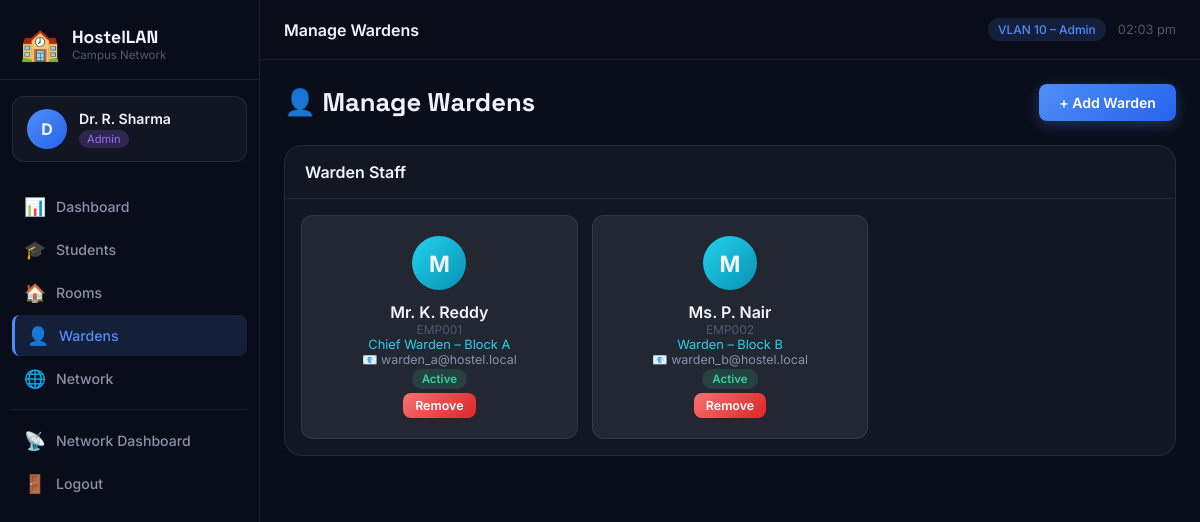
The app's page /admin/wardens (signed in) with its own data.
### tables this page shows
CREATE TABLE wardens (
    id          INTEGER PRIMARY KEY AUTOINCREMENT,
    user_id     INTEGER REFERENCES users(id) ON DELETE CASCADE,
    employee_id TEXT UNIQUE NOT NULL,
    block       TEXT,                   -- block they manage ('A','B','Both')
    designation TEXT DEFAULT 'Warden'
);

CREATE TABLE users (
    id          INTEGER PRIMARY KEY AUTOINCREMENT,
    username    TEXT UNIQUE NOT NULL,
    password    TEXT NOT NULL,          -- SHA-256 hex or Werkzeug hash
    role        TEXT NOT NULL CHECK(role IN ('admin','warden','student')),
    full_name   TEXT NOT NULL,
    email       TEXT,
    phone       TEXT,
    created_at  DATETIME DEFAULT CURRENT_TIMESTAMP,
    is_active   INTEGER DEFAULT 1
);

### app.py (the view, shortened to what this page needs)
@app.route('/admin/wardens', methods=['GET','POST'])
@role_required('admin')
def admin_wardens():
    wardens = query(
        """SELECT w.*, u.full_name, u.email, u.username, u.phone, u.is_active
           FROM wardens w JOIN users u ON w.user_id = u.id ORDER BY u.full_name"""
    )
    return render_template('admin/wardens.html', wardens=wardens)

### app.py (called while the page is built)
def get_db():
    db = getattr(g, '_database', None)
    if db is None:
        db = g._database = sqlite3.connect(DB_PATH)
        db.row_factory = sqlite3.Row
        db.execute("PRAGMA foreign_keys = ON")
    return db

def query(sql, args=(), one=False):
    cur = get_db().execute(sql, args)
    rv  = cur.fetchall()
    return (rv[0] if rv else None) if one else rv

def role_required(*roles):
    def decorator(f):
        @wraps(f)
        def decorated(*args, **kwargs):
            if 'user_id' not in session:
                return redirect(url_for('login'))
            if session.get('role') not in roles:
                flash('Access denied.', 'danger')
                return redirect(url_for('dashboard'))
            return f(*args, **kwargs)
        return decorated
    return decorator

@app.context_processor
def inject_globals():
    return dict(now=datetime.now(), session=session)

### templates/admin/wardens.html (shortened to what this page needs)
{% extends 'base.html' %}
{% block page_title %}Manage Wardens{% endblock %}
{% block content %}
<div class="page-header">
  <h1 class="page-h1">👤 Manage Wardens</h1>
  <button class="btn btn-primary" onclick="toggleModal('addWardenModal')">+ Add Warden</button>
</div>
<div class="card">
  <div class="card-header"><h2 class="card-title">Warden Staff</h2></div>
  <div class="warden-grid">
    {% for w in wardens %}
    <div class="warden-card">
      <div class="warden-avatar">{{ w.full_name[0] }}</div>
      <div class="warden-info">
        <div class="warden-name">{{ w.full_name }}</div>
        <div class="warden-emp">{{ w.employee_id }}</div>
        <div class="warden-role">{{ w.designation }} – Block {{ w.block }}</div>
        <div class="warden-contact">
          <span>📧 {{ w.email or '–' }}</span>
        </div>
        <span class="status-badge {{ 'status-online' if w.is_active else 'status-offline' }}">{{ 'Active' if w.is_active else 'Inactive' }}</span>
      </div>
      <form method="POST" onsubmit="return confirm('Remove this warden?')">
        <button type="submit" class="btn btn-sm btn-danger">Remove</button>
      </form>
    </div>
    {% else %}
    <div class="empty-state">No wardens found.</div>
    {% endfor %}
  </div>
</div>
{% endblock %}

### static/css/style.css (style rules this page uses)
*, *::before, *::after { box-sizing: border-box; margin: 0; padding: 0; }
:root { --bg-base: #0a0e1a; --bg-card: rgba(255,255,255,0.04); --bg-card-hov:rgba(255,255,255,0.07); --bg-sidebar: rgba(10,14,26,0.95); --border: rgba(255,255,255,0.08); --border-hov: rgba(255,255,255,0.18); --text-primary: #f0f4ff; --text-secondary: #8892aa; --text-muted: #505870; --accent-blue: #4f8ef7; --accent-purple: #a06af8; --accent-cyan: #22d3ee; --accent-green: #34d399; --accent-amber: #fbbf24; --accent-red: #f87171; --accent-pink: #f472b6; --grad-blue: linear-gradient(135deg,#4f8ef7,#2563eb); --grad-purple: linear-gradient(135deg,#a06af8,#7c3aed); --grad-cyan: linear-gradient(135deg,#22d3ee,#0891b2); --grad-green: linear-gradient(135deg,#34d399,#059669); --grad-amber: linear-gradient(135deg,#fbbf24,#d97706); --grad-red: linear-gradient(135deg,#f87171,#dc2626); --grad-hero: linear-gradient(135deg,#1e3a8a,#4f46e5,#7c3aed); --radius-sm: 8px; --radius: 12px; --radius-lg: 18px; --radius-xl: 24px; --shadow-sm: 0 2px 8px rgba(0,0,0,0.4); --shadow: 0 8px 24px rgba(0,0,0,0.5); --shadow-lg: 0 20px 60px rgba(0,0,0,0.6); --shadow-glow-blue: 0 0 24px rgba(79,142,247,0.3); --shadow-glow-purple:0 0 24px rgba(160,106,248,0.3); --sidebar-w: 260px; --topbar-h: 60px; --transition: 0.25s ease; }
html { scroll-behavior: smooth; }
body { font-family: 'Inter', sans-serif; background: var(--bg-base); color: var(--text-primary); min-height: 100vh; display: flex; }
.page-header { display: flex; align-items: center; justify-content: space-between; margin-bottom: 24px; flex-wrap: wrap; gap: 12px; }
.page-h1 { font-family: 'Space Grotesk',sans-serif; font-size: 1.6rem; font-weight: 700; line-height: 1.2; }
.card { background: var(--bg-card); border: 1px solid var(--border); border-radius: var(--radius-lg); overflow: hidden; }
.card-header { display: flex; align-items: center; justify-content: space-between; padding: 16px 20px; border-bottom: 1px solid var(--border); flex-wrap: wrap; gap: 8px; }
.card-title { font-weight: 600; font-size: 1rem; }
.status-online { color: var(--accent-green); font-weight: 600; }
.status-badge { font-size: 0.72rem; padding: 3px 10px; border-radius: 99px; font-weight: 600; white-space: nowrap; }
.status-online { background: rgba(52,211,153,0.15); color: var(--accent-green); }
.btn { display: inline-flex; align-items: center; justify-content: center; gap: 6px; padding: 10px 20px; border: none; border-radius: var(--radius-sm); font-size: 0.88rem; font-weight: 600; font-family: inherit; cursor: pointer; transition: var(--transition); text-decoration: none; }
.btn-primary { background: var(--grad-blue); color: #fff; box-shadow: 0 4px 14px rgba(79,142,247,0.3); }
.btn-danger { background: var(--grad-red); color: #fff; }
.btn-sm { padding: 5px 12px; font-size: 0.78rem; }
.warden-grid { display: grid; grid-template-columns: repeat(auto-fill,minmax(260px,1fr)); gap: 14px; padding: 16px; }
.warden-card { background: var(--bg-card-hov); border: 1px solid var(--border); border-radius: var(--radius); padding: 20px; display: flex; flex-direction: column; align-items: center; text-align: center; gap: 6px; transition: var(--transition); }
.warden-avatar { width: 54px; height: 54px; border-radius: 50%; background: var(--grad-cyan); display: flex; align-items: center; justify-content: center; font-size: 1.4rem; font-weight: 700; margin-bottom: 6px; }
.warden-name { font-weight: 600; font-size: 1rem; }
.warden-emp { font-size: 0.75rem; color: var(--text-muted); }
.warden-role { font-size: 0.8rem; color: var(--accent-cyan); }
.warden-contact { font-size: 0.78rem; color: var(--text-secondary); }

### records on screen
wardens: full_name "M", full_name "Mr. K. Reddy", employee_id "EMP001", designation "Chief Warden", block "A", email "warden_a@hostel.local"
users: is_active "Active"
wardens: full_name "M", full_name "Ms. P. Nair", employee_id "EMP002", designation "Warden", block "B", email "warden_b@hostel.local"
users: is_active "Active"

### other values on screen
{{ session.full_name[0].upper() }} "D"
{{ session.full_name }} "Dr. R. Sharma"
{{ session.role|capitalize }} "Admin"
